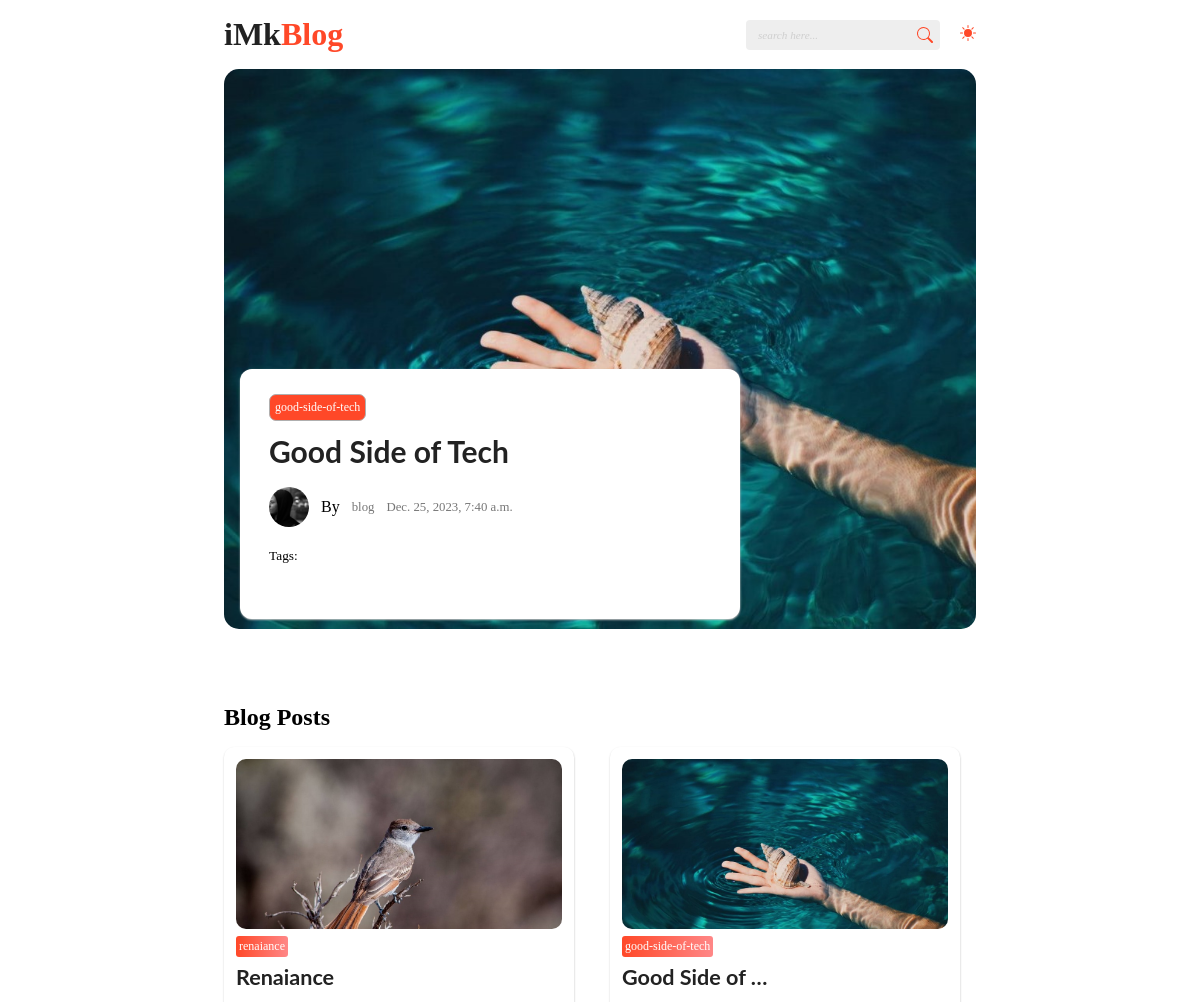
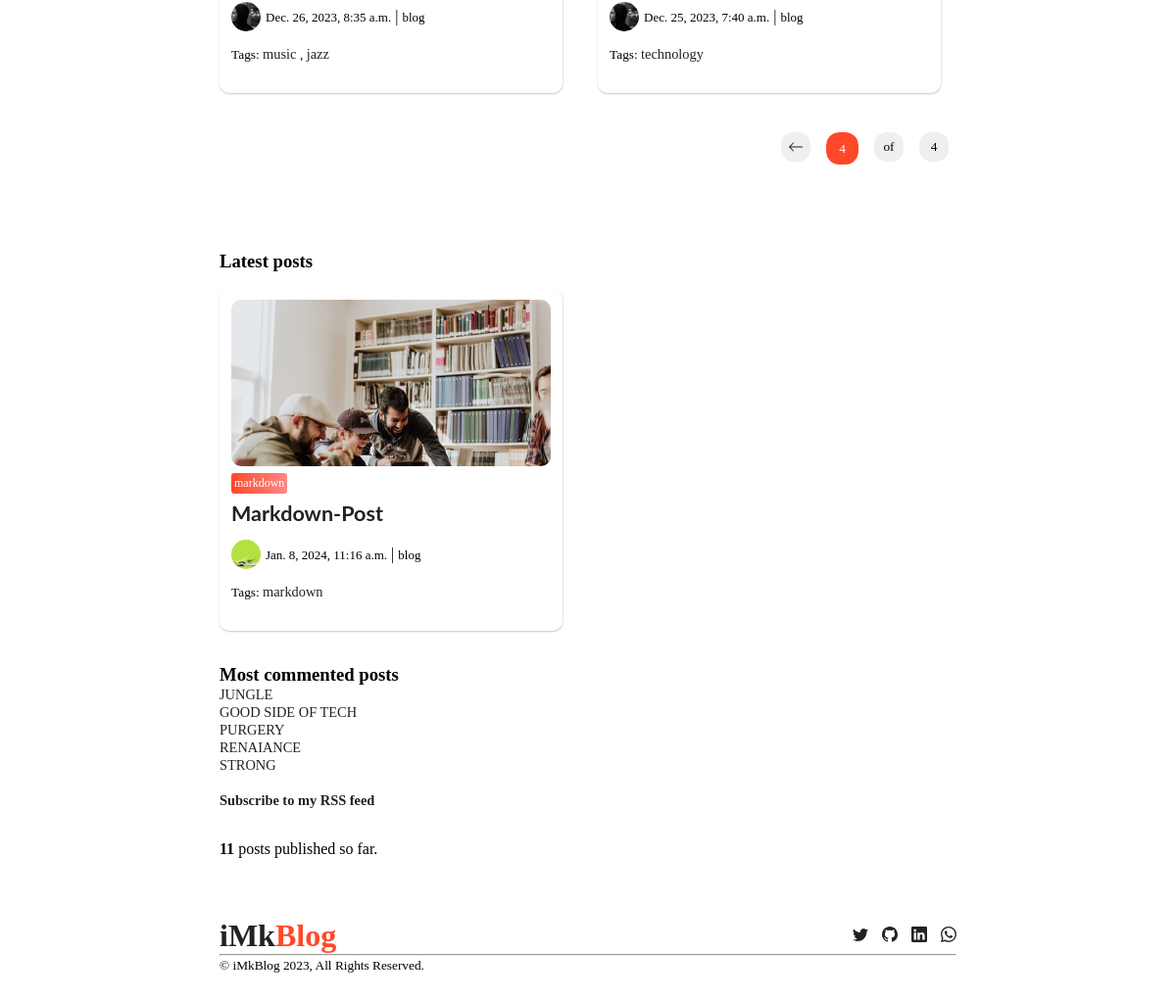
/?page=4, run on the app's committed database (2 pictures, top to bottom).
### app/models.py (models this page shows, shortened)
class Post(models.Model):
    class Status(models.TextChoices):
        DRAFT = 'DF', 'Draft'
        PUBLISHED = 'PB', 'Published'
    title = models.CharField(max_length=255)
    slug = models.SlugField(max_length=250, unique_for_date='publish')
    author = models.ForeignKey(User, on_delete=models.CASCADE, related_name='blog_posts')
    tags = TaggableManager()
    authors_photo = models.ImageField(upload_to='media', height_field=None, width_field=None, max_length=None, blank=True)
    cover_photo = models.ImageField(upload_to='media', height_field=None, width_field=None, max_length=None, blank=True)
    post_photo_one = models.ImageField(upload_to='media', height_field=None, width_field=None, max_length=None, blank=True)
    post_photo_two = models.ImageField(upload_to='media', height_field=None, width_field=None, max_length=None, blank=True)
    post_photo_three = models.ImageField(upload_to='media', height_field=None, width_field=None, max_length=None, blank=True)
    body = models.TextField()
    blockquote = models.TextField(max_length=200, blank=True)
    publish = models.DateTimeField(default=timezone.now)
    created = models.DateField(auto_now_add=True)
    update = models.DateTimeField(auto_now=True)
    pinned_post = models.BooleanField(default=False)
    status = models.CharField(max_length=2, choices=Status.choices, default=Status.DRAFT)
    objects = models.Manager() #django manager
    published = PublishedManager() #custom manager
    class Meta:
        verbose_name_plural = 'Post'
        ordering = ['-publish']
        indexes = [
            models.Index(fields=['-publish'])
        ]
    def get_absolute_url(self):
        return reverse("app:post_detail", args=[self.publish.year,
                                                self.publish.month,
                                                self.publish.day,
                                                self.slug])

### app/views.py (the view)
# urls.py: path('', views.home, name='home'),
def home(request, tag_slug=None):
    post_list = Post.published.all()
    pinned_post = Post.objects.filter(pinned_post=True)
    tag = None
    if tag_slug:
        tag = get_object_or_404(Tag, slug=tag_slug)
        post_list = post_list.filter(tags__in=[tag])
    paginator = Paginator(post_list, 3)
    page_number = request.GET.get('page')
    try:
        posts = paginator.page(page_number)
    except PageNotAnInteger:
        posts = paginator.page(1)
    except EmptyPage:
        posts = paginator.page(paginator.num_pages)
    return render(request, 'app/index.html', {'posts': posts, 'latest_post':pinned_post, 'tag':tag})

### app/models.py (called while the page is built)
    def get_queryset(self):
        return super().get_queryset()\
            .filter(status=Post.Status.PUBLISHED)

### app/templatetags/blog_tags.py (called while the page is built)
@register.simple_tag
def total_posts():
    return Post.published.count()

@register.inclusion_tag('app/latest_posts.html')
def show_latest_posts(count=5):
    latest_posts = Post.published.order_by('-publish')[:count]
    return {'latest_posts':latest_posts}

@register.simple_tag
def get_most_commented_posts(count=5):
    return Post.published.annotate(
        total_comments=Count('comments')
    ).order_by('-total_comments')[:count]

### templates/app/index.html (shortened to what this page needs)
{% extends "app/base.html" %}
{% load blog_tags %}
{% load static %}
{% block content %}
<main class="container">
    <section class="banner">
      {% for latest in latest_post %}
      <div class="banner-image"
      style="background-image:url('{{latest.cover_photo.url}}')"
      >
      </div>
      <div class="jumbotron">
        <div class="badge">
          <button>{{latest.slug}}</button>
        </div>
        <div class="banner-title">
          <a href="{{latest.get_absolute_url }}">
            <h1>
              {{latest.title}}
            </h1>
          </a>
        </div>
        <div class="banner-author">
          <div class="author-image"
          style="background-image:url('{{latest.authors_photo.url}}')"
          ></div>
          <p>By</p>
          <div class="authors-name">
            <p>{{latest.author}}</p>
          </div>
          <div class="date-published">
            <p>{{latest.publish}}</p>
          </div>
        </div>
        <small>Tags: {{ post.tags.all|join:", " }}</small>
        {% endfor %}
      </div>
    </section>
    <section class="main-text">
      <h2>Blog Posts</h2>
      <div class="posts">
        {% for post in posts %}
        <div class="first-post">
          <div class="first-post-image"
          style="background-image:url('{{post.cover_photo.url}}')"
          ></div>
          <div class="badge">
            <button>{{post.slug}}</button>
          </div>
          <div class="first-post-title">
            <a href="{{ post.get_absolute_url }}">
              <h2>{{ post.title|truncatewords:3 }}</h2>
            </a>
          </div>
          <div class="first-post-author">
            <div class="first-post-author-image"
            style="background-image:url('{{post.authors_photo.url}}')"
            ></div>
            <div class="first-post-authors-name">
              <span> {{ post.publish }}</span> |
              <span> {{ post.author }}</span>
            </div>
          </div>
          <div class="tags">
            <small>Tags:
              {% for tag in post.tags.all %}
              <a href="{% url "app:post_list_by_tag" tag.slug %}">
                {{tag.name}}
              </a>
              {% if not forloop.last %}, {% endif %}
              {% endfor %}
            </small>
          </div>
        </div>
        {% endfor %}
      </div>
      <div class="paginator">
        {% include "app/paginator.html" with page=posts %}
      </div>
      <h3>Latest posts</h3>
      {% show_latest_posts 1 %}
      <br>
      <h3>Most commented posts</h3>
      {% get_most_commented_posts as most_commented_posts %}
      <ol>
        {% for post in most_commented_posts %}
        <li>
          <a href="{{ post.get_absolute_url }}">{{ post.title|upper }}</a>
        </li>
        {% endfor %}
      </ol>
      <br>
      <p>
        <a href="{% url "app:post_feed" %}">
        Subscribe to my RSS feed
        </a>
        </p>
      <br>
      <div> <b> {% total_posts %} </b> posts published so far.</div>
    </section>
  </main>
{% endblock content %}

### templates/app/latest_posts.html (shortened to what this page needs)
{% load blog_tags %}
{% load static %}
{% block content %}
<div class="posts">
    {% for post in latest_posts %}
    <div class="first-post">
      <div class="first-post-image"
      style="background-image:url('{{post.cover_photo.url}}')"
      ></div>
      <div class="badge">
        <button>{{post.slug}}</button>
      </div>
      <div class="first-post-title">
        <a href="{{ post.get_absolute_url }}">
          <h2>{{ post.title|truncatewords:3 }}</h2>
        </a>
      </div>
      <div class="first-post-author">
        <div class="first-post-author-image"
        style="background-image:url('{{post.authors_photo.url}}')"
        ></div>
        <div class="first-post-authors-name">
          <span> {{ post.publish }}</span> |
          <span> {{ post.author }}</span>
        </div>
      </div>
      <div class="tags">
        <small>Tags:
          {% for tag in post.tags.all %}
          <a href="{% url "app:post_list_by_tag" tag.slug %}">
            {{tag.name}}
          </a>
          {% endfor %}
        </small>
      </div>
    </div>
    {% endfor %}
  </div>
{% endblock content %}

### static/assets/style.css (style rules this page uses)
* { font-family: poppins; margin: 0; padding: 0; box-sizing: border-box; }
li { list-style: none; }
a { text-decoration: none; font-size: 0.9rem; transition: .3s ease; color: #222; }
button { cursor: pointer; }
.container { padding-left: 14rem; padding-right: 14rem; }
::placeholder { font-size: 0.7rem; color: #cfcfcf; font-style: italic; padding-inline-start: 5px; }
main { position: relative; }
main .banner { margin-bottom: 10%; }
main .banner .banner-image { width: 100%; border-radius: 15px; min-height: 70vh; max-height: 70vh; object-fit: cover; background-repeat: no-repeat; background-size: cover; }
.banner .jumbotron { background-color: #fff; border-radius: 12px; padding: 20px 29px; width: 500px; height: 250px; box-shadow: 0.2px 1px 2px #c5c5c5; position: absolute; left: 20%; top: 300px; transition: 1s; }
main .jumbotron .badge button { outline: none; border: 1px solid rgb(175, 175, 175); padding: 5px; border-radius: 7px; color: #fff; background-color: rgb(255, 72, 40); margin: 5px 0; font-size: 12px; }
main .jumbotron .banner-title h1 { margin: 8px 0 3px 0; font-size: 30px; font-family: lato; line-height: 34px; transition: 1s ease-in-out; }
main .banner-author { display: flex; align-items: center; gap: 12px; margin: 19px 0; }
main .banner .author-image { height: 40px; width: 40px; border-radius: 20px; background-size: cover; }
main .authors-name p, .date-published p { font-weight: light; font-size: .8rem; color: rgb(119, 119, 119); }
main .main-text { margin-top: 50px; }
main .main-text p { font-weight: bold; margin-bottom: 14px; }
.posts { display: grid; grid-template-columns: repeat(auto-fit, minmax(290px, 1fr)); gap: 20px; margin: 1em 0; }
.first-post { height: 350px; width: 350px; box-shadow: 0.2px 1px 2px #c5c5c5; border-radius: 10px; padding: 12px; transition: 1s; opacity: 0; animation: fadeInRight 0.85s ease-in-out forwards; }
.first-post-image { height: 170px; border-radius: 10px; background-repeat: no-repeat; background-size: cover; }
.first-post .badge button { outline: none; border: none; padding: 3px; border-radius: 3px; color: #fff; background: linear-gradient(to left, #ff8787, rgb(255, 72, 40)); margin: 7px 0; font-size: 12px; }
.first-post-title h2 { font-family: lato; }
.first-post-author { display: flex; align-items: center; gap: 5px; }
.first-post-author-image { height: 30px; width: 30px; border-radius: 15px; background-size: cover; }
.first-post-author .first-post-authors-name span { font-size: 13px; font-weight: 300; }
.first-post-author { margin: 14px 0; }

### data on the page
Post: cover_photo (picture), slug "good-side-of-tech", title "Good Side of Tech", authors_photo (picture), author "blog", publish "Dec. 25, 2023, 7:40 a.m.", title "Good Side of …", title "GOOD SIDE OF TECH"
Post: cover_photo (picture), slug "renaiance", title "Renaiance", authors_photo (picture), publish "Dec. 26, 2023, 8:35 a.m.", author "blog", title "RENAIANCE"
Tag: name "music"
Tag: name "jazz"
Tag: name "technology"
Post: cover_photo (picture), slug "markdown", title "Markdown-Post", authors_photo (picture), publish "Jan. 8, 2024, 11:16 a.m.", author "blog"
Tag: name "markdown"
Post: title "JUNGLE"
Post: title "PURGERY"
Post: title "STRONG"

### other printed values
{{ page.number }} "4"
{{ page.paginator.num_pages }} "4"
